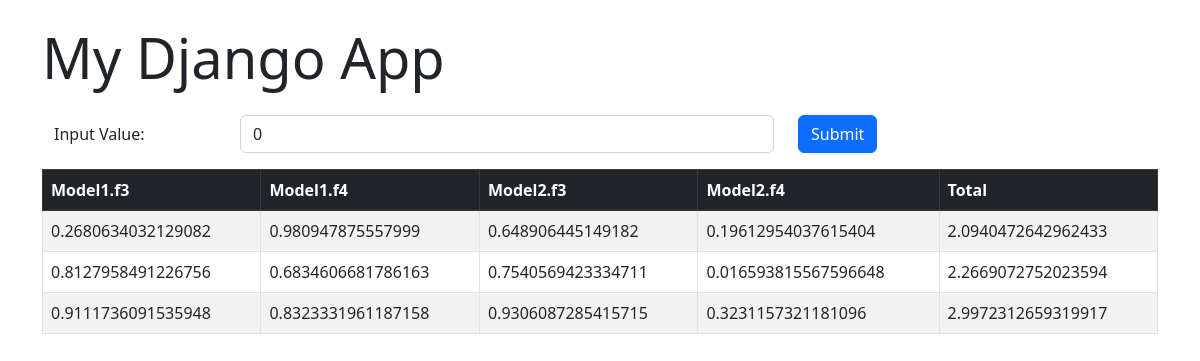
Screenshot of /link2/ with the database file from the repository.
### myapp/models.py (models this page shows)
class Model1(models.Model):
    f1 = models.IntegerField()
    f2 = models.CharField(max_length=100)
    f3 = models.FloatField()
    f4 = models.FloatField()

class Model2(models.Model):
    f1 = models.IntegerField()
    f2 = models.CharField(max_length=100)
    f3 = models.FloatField()
    f4 = models.FloatField()

### myapp/views.py (the view)
# urls.py: path('link2/', views.Link2View.as_view(), name='link2'),
class Link2View(TemplateView):
    template_name = 'link2.html'
    def get_context_data(self, **kwargs):
        context = super().get_context_data(**kwargs)
        input_value = float(self.request.GET.get('eval', 0))
        combined_data = getCombinedData()
        data = []
        for m1, m2 in combined_data:
            fields = CC1(m1, m2).get_link2_data()
            fields['total'] = sum(fields.values())+input_value
            data.append(fields)
        context['data'] = data
        return context

### myapp/models.py (called while the page is built)
    def get_link2_data(self):
        return {
            'f1': self.model1.f3,
            'f2': self.model1.f4,
            'f3': self.model2.f3,
            'f4': self.model2.f4,
        }

### myapp/views.py (called while the page is built)
def getCombinedData():
    m1s = Model1.objects.all()
    m2s = Model2.objects.all()
    return list(zip(m1s, m2s))

### myapp/templates/link2.html
{% extends 'base.html' %}
{% block content %}
<div class="container mt-4">
    <form method="get">
        <div class="mb-3 row align-items-end">
            <label for="eval" class="col-sm-2 col-form-label">Input Value:</label>
            <div class="col-sm-6">
                <input value=0 type="number" name="eval" class="form-control">
            </div>
            <div class="col-sm-4">
                <button type="submit" class="btn btn-primary">Submit</button>
            </div>
        </div>
    </form>
</div>
<table class="table table-bordered table-striped">
    <thead class="table-dark">
        <tr>
            <th>Model1.f3</th>
            <th>Model1.f4</th>
            <th>Model2.f3</th>
            <th>Model2.f4</th>
            <th>Total</th>
        </tr>
    </thead>
    <tbody>
        {% for item in data %}
        <tr>
            <td>{{ item.f1 }}</td>
            <td>{{ item.f2 }}</td>
            <td>{{ item.f3 }}</td>
            <td>{{ item.f4 }}</td>
            <td>{{ item.total }}</td>
        </tr>
        {% endfor %}
    </tbody>
</table>
{% endblock %}

### myapp/templates/base.html (shortened to what this page needs)
<!DOCTYPE html>
<html lang="en">
<head>
    <link href="https://cdn.jsdelivr.net/npm/bootstrap@5.2.3/dist/css/bootstrap.min.css" rel="stylesheet">
</head>
<body>
    <div class="container mt-4">
        <h1 class="display-4">My Django App</h1>
        {% block content %}{% endblock %}
    </div>
</body>
</html>

### rows the page displays
Model1: f1 "0.2680634032129082", f2 "0.980947875557999"
Model2: f3 "0.648906445149182", f4 "0.19612954037615404"
Model1: f1 "0.8127958491226756", f2 "0.6834606681786163"
Model2: f3 "0.7540569423334711", f4 "0.016593815567596648"
Model1: f1 "0.9111736091535948", f2 "0.8323331961187158"
Model2: f3 "0.9306087285415715", f4 "0.3231157321181096"

### other values shown
{{ item.total }} "2.0940472642962433" "2.2669072752023594" "2.9972312659319917"
